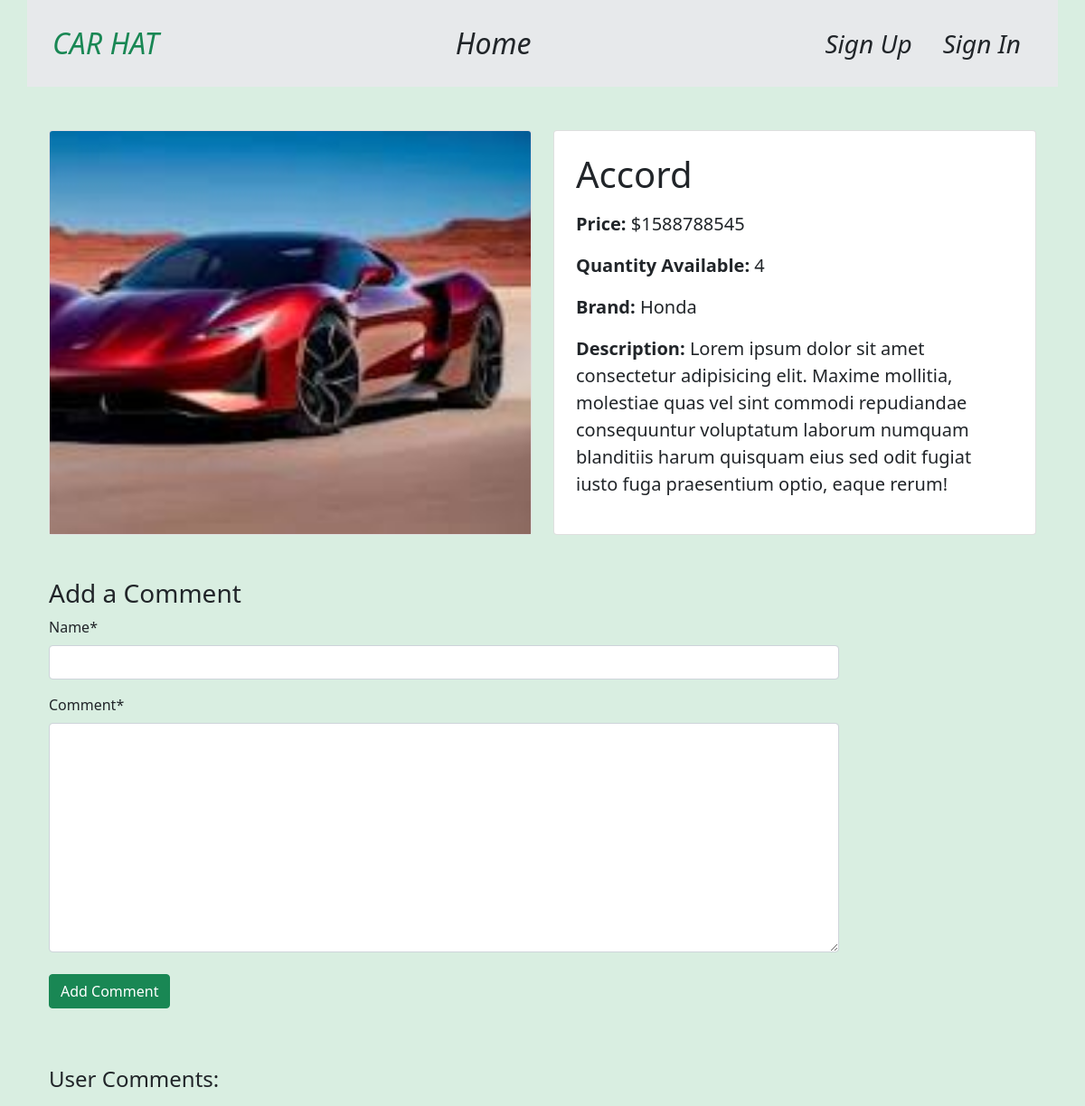
Before: /car/car/9/ with the older database file.
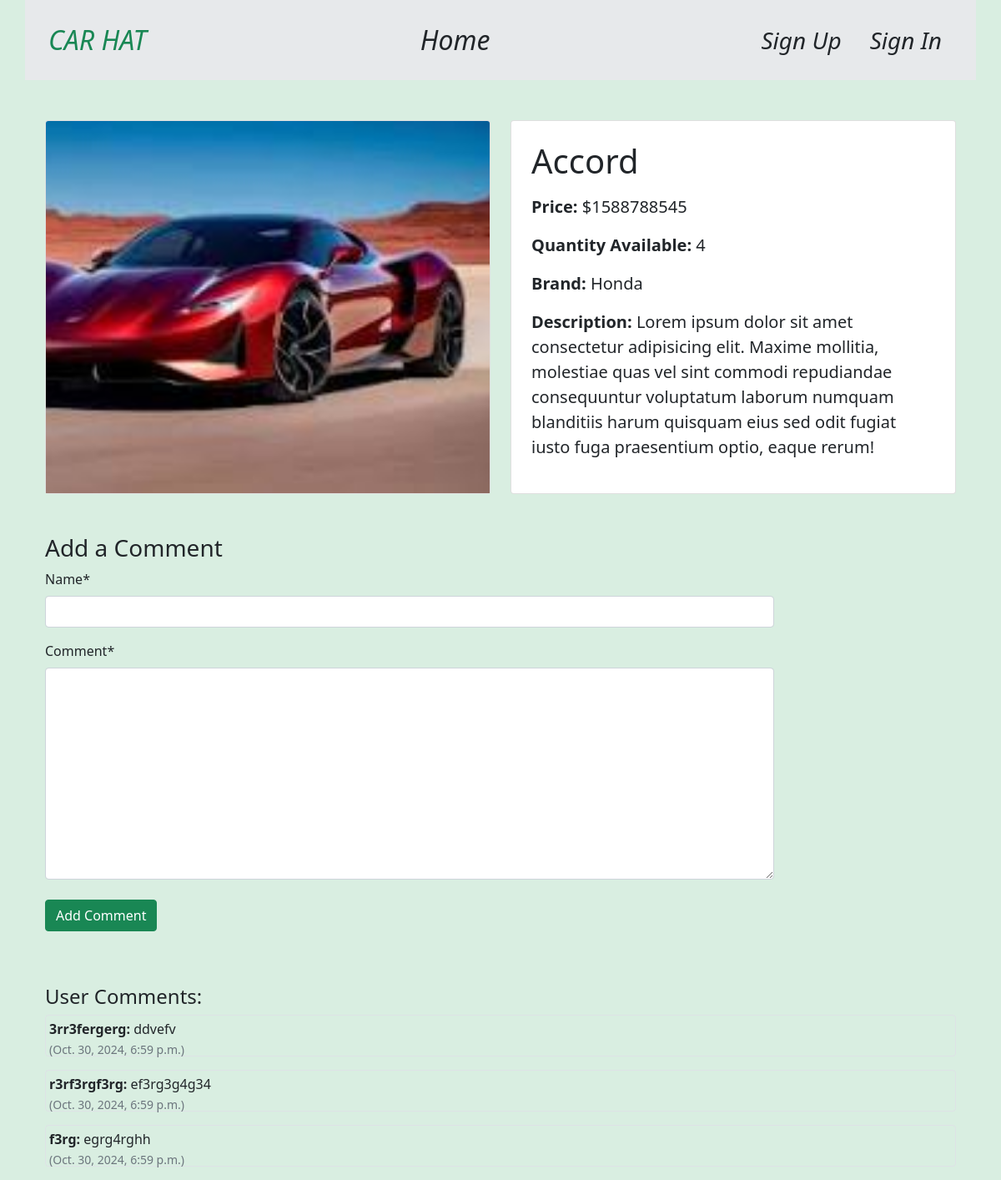
After: the same page with the newer database file.
### comments/models.py (models this page shows, shortened)
class Comment(models.Model):
    car = models.ForeignKey(CarModel, on_delete=models.CASCADE, related_name='comments')
    name = models.CharField(max_length=100)
    comment = models.TextField()
    created_at = models.DateTimeField(auto_now_add=True)

### car/views.py (the view, shortened to what this page needs)
# urls.py: path('car/<int:id>/', detail_View.as_view(), name='detail'),
class detail_View(DetailView):
    model = CarModel
    template_name = "detail.html"
    pk_url_kwarg = 'id'
    def get_context_data(self, **kwargs):
        context = super().get_context_data(**kwargs)
        context['form'] = CommentForm()
        return context

### comments/forms.py
class CommentForm(forms.ModelForm):
    class Meta:
        model = Comment
        fields = ['name', 'comment']

### car/templates/detail.html (shortened to what this page needs)
{% extends "base.html" %}
{% load crispy_forms_tags %}
{% block content %}
<div class="container-fluid mt-5" style="height: 100vh;">
    <div class="row flex-grow-1">
        <div class="col-md-6 d-flex align-items-stretch mb-4">
            <div class="card w-100">
                <div class="card-img-top-wrapper" style="height: 100%; overflow: hidden;">
                    <img src="{{ object.image.url }}" class="card-img-top" alt="{{ object.name }}" style="height: 100%; width: 100%; object-fit: cover;">
                </div>
            </div>
        </div>
        <div class="col-md-6 d-flex align-items-stretch mb-4">
            <div class="card w-100 h-100">
                <div class="card-body d-flex flex-column p-4">
                    <h1 class="mb-3">{{ object.name }}</h1>
                    <p class="text-dark fs-5"><strong>Price:</strong> ${{ object.price }}</p>
                    <p class="text-dark fs-5"><strong>Quantity Available:</strong> {{ object.quantity }}</p>
                    <p class="text-dark fs-5"><strong>Brand:</strong> {{ object.brand.name }}</p>
                    <p class="text-dark fs-5"><strong>Description:</strong> {{ object.description }}</p>
                </div>
            </div>
        </div>
    </div>
    <div class="row mb-4">
        <div class="col-md-12 ">
            <h3 class="mt-4">Add a Comment</h3>
            <form method="post" class="mb-3" style="width: 80%; ">
                {{ form|crispy }}
                <button type="submit" class="btn btn-success mt-2">Add Comment</button>
            </form>
        </div>
    </div>
    <div class="row mb-4">
        <div class="col-md-12">
            <div class="comments-section" style="max-height: 300px; overflow-y: auto; width: 100%; margin: auto;">
                <h4 class="mt-4">User Comments:</h4>
                <ul class="list-unstyled">
                    {% for comment in object.comments.all %}
                        <li class="mb-3 p-1 border rounded comment-box" style="height: 50px;">
                            <strong>{{ comment.name }}:</strong> {{ comment.comment }} <br>
                            <small class="text-muted">({{ comment.created_at }})</small>
                        </li>
                    {% endfor %}
                </ul>
            </div>
        </div>
    </div>
</div>
{% endblock content %}

Changed rows visible on the page:
added Comment: name "3rr3fergerg", comment "ddvefv", created_at "Oct. 30, 2024, 6:59 p.m."
added Comment: name "r3rf3rgf3rg", comment "ef3rg3g4g34", created_at "Oct. 30, 2024, 6:59 p.m."
added Comment: name "f3rg", comment "egrg4rghh", created_at "Oct. 30, 2024, 6:59 p.m."
